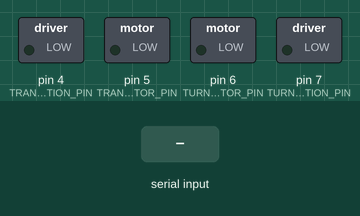
Recording of a sketch running on a simulated Arduino Uno, built with avr-gcc and run on an emulated ATmega328P. Shown: switched loads named in the sketch (green lamp = pin HIGH). Inputs (shaded band) come from the test bench. What the sketch prints to the serial monitor is not drawn.

Above: at 1.2 s.
1.3 s: byte 30 received over Serial
At 2.3 s:
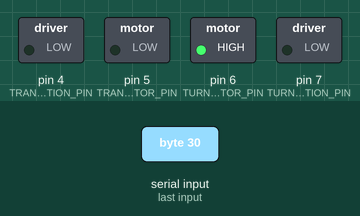
At 31.9 s:
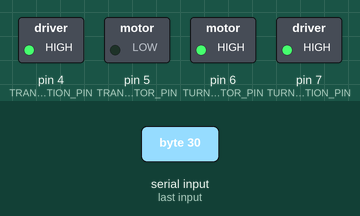
Timing chart, 0 to 32.3 s (numbered marks = the images above; inputs shaded):
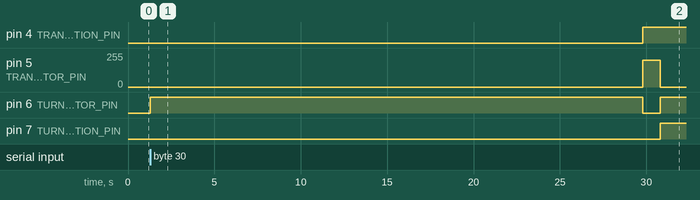

Measured:
- after the input at 1.3 s, pin 4 (TRANSPORTING_BELT_DIRECTION_PIN): LOW → HIGH after 28.5 s; pin 5 (TRANSPORTING_BELT_MOTOR_PIN): 0/255 → 200/255 after 28.5 s, → 0/255 1.0 s later; pin 6 (TURNING_PLATE_MOTOR_PIN): LOW → HIGH at once, → LOW 28.5 s later, → HIGH 1.0 s later; pin 7 (TURNING_PLATE_DIRECTION_PIN): LOW → HIGH after 29.5 s

The sketch:

Bin_packing_robot.ino
```cpp
// Declaratie lopende band
#define TRANSPORTING_BELT_DIRECTION_PIN 4
#define TRANSPORTING_BELT_MOTOR_PIN 5
#define TRANSPORTING_BELT_SPEED 200
#define TRANSPORTING_BELT_DELAY 1000

// Declaratie draaischijf
#define TURNING_PLATE_DIRECTION_PIN 7
#define TURNING_PLATE_MOTOR_PIN 6
#define TURNING_PLATE_LEFT_SPEED 255
#define TURNING_PLATE_RIGHT_SPEED 255
#define TURN_LEFT_DELAY 650
#define TURN_RIGHT_DELAY 950

// Declaratie variabelen
#define STARTING_BIN 0

#define DONE    3

#define LEFT    1
#define RIGHT   2

byte currentBin;


void setup() {
  pinMode(TRANSPORTING_BELT_DIRECTION_PIN, OUTPUT);
  pinMode(TRANSPORTING_BELT_MOTOR_PIN, OUTPUT);
  pinMode(TURNING_PLATE_DIRECTION_PIN, OUTPUT);
  pinMode(TURNING_PLATE_MOTOR_PIN, OUTPUT);

  Serial.begin(9600);

  // Debug only: byte om aan te geven dat de connectie werkt
  Serial.write(DONE);
}


void loop() {

  // Checkt op commando's van de PC
  if(Serial.available() > 0){

    // Startlocatie
    currentBin = STARTING_BIN;

    // Haalt de byte op die door JAVA is verzonden
    int newBin = Serial.read();

    // Beweegt de lopende band naar de goede bin
    turnToBin(newBin);

    // Plaatst product in bin
    startTransportingBelt();
    delay(TRANSPORTING_BELT_DELAY);
    stopTransportingBelt();

    // Draait de lopende band terug naar de startpositie
    turnToBin(STARTING_BIN);

    // Geeft een bevestiging dat de opdracht is uitgevoerd: 101 is verzonnen
    Serial.write(DONE);
  }
}


// Functies
void startTransportingBelt(){
  analogWrite(TRANSPORTING_BELT_MOTOR_PIN, TRANSPORTING_BELT_SPEED);
  digitalWrite(TRANSPORTING_BELT_DIRECTION_PIN, HIGH);
}

void stopTransportingBelt(){
  analogWrite(TRANSPORTING_BELT_MOTOR_PIN, 0);
}

void startTurningPlate(int direction){
  if(direction == LEFT){
    analogWrite(TURNING_PLATE_MOTOR_PIN, TURNING_PLATE_LEFT_SPEED);
    digitalWrite(TURNING_PLATE_DIRECTION_PIN, HIGH);
  }

  if(direction == RIGHT){
    analogWrite(TURNING_PLATE_MOTOR_PIN, TURNING_PLATE_RIGHT_SPEED);
    digitalWrite(TURNING_PLATE_DIRECTION_PIN, LOW);
  }
}

void stopTurningPlate(){
  analogWrite(TURNING_PLATE_MOTOR_PIN, 0);
}

void turnToBin(int newBin){
  while(newBin != currentBin){
    if(newBin < currentBin){

      startTurningPlate(LEFT);
      delay(TURN_LEFT_DELAY);
      stopTurningPlate();

      currentBin--;
    }
    else if(newBin > currentBin){

      startTurningPlate(RIGHT);
      delay(TURN_RIGHT_DELAY);
      stopTurningPlate();

      currentBin++;
    }
  }
}
```
